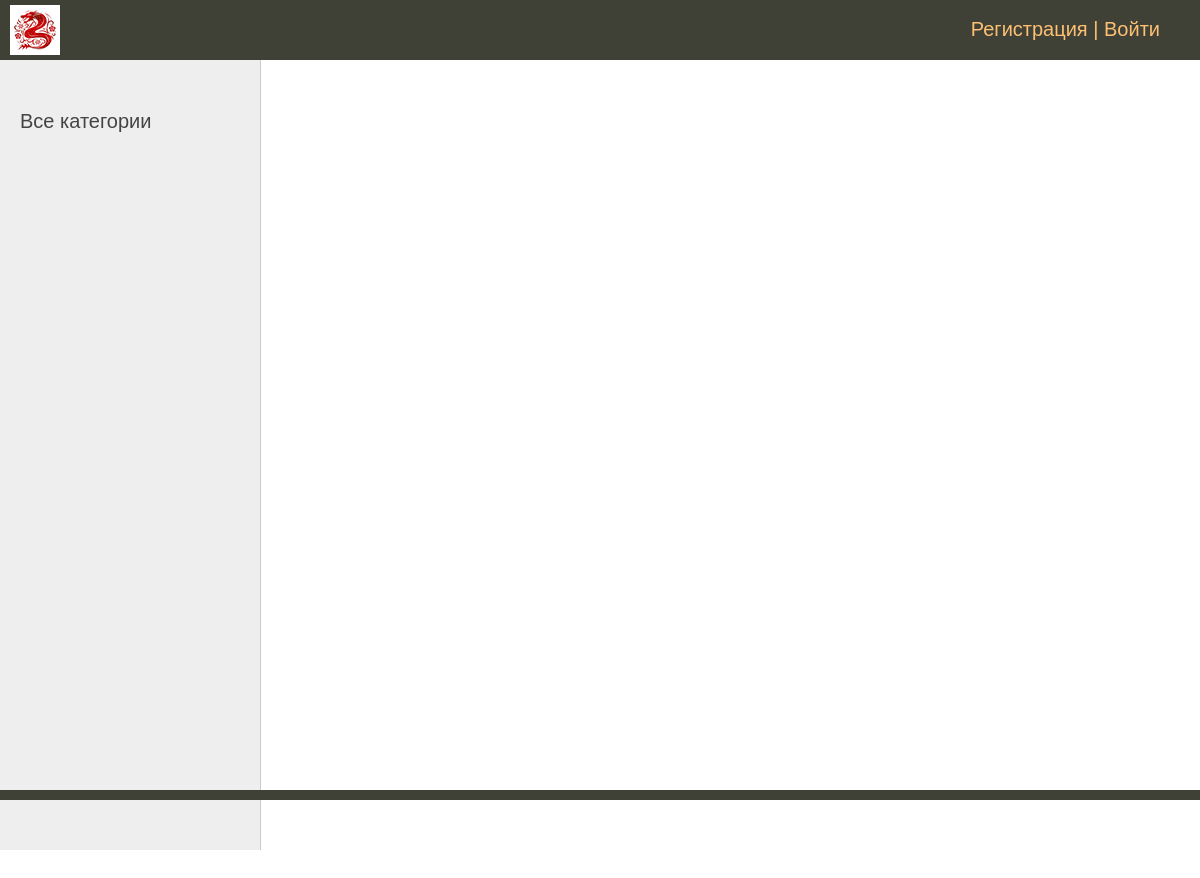
Before: /news/ with the older database file.
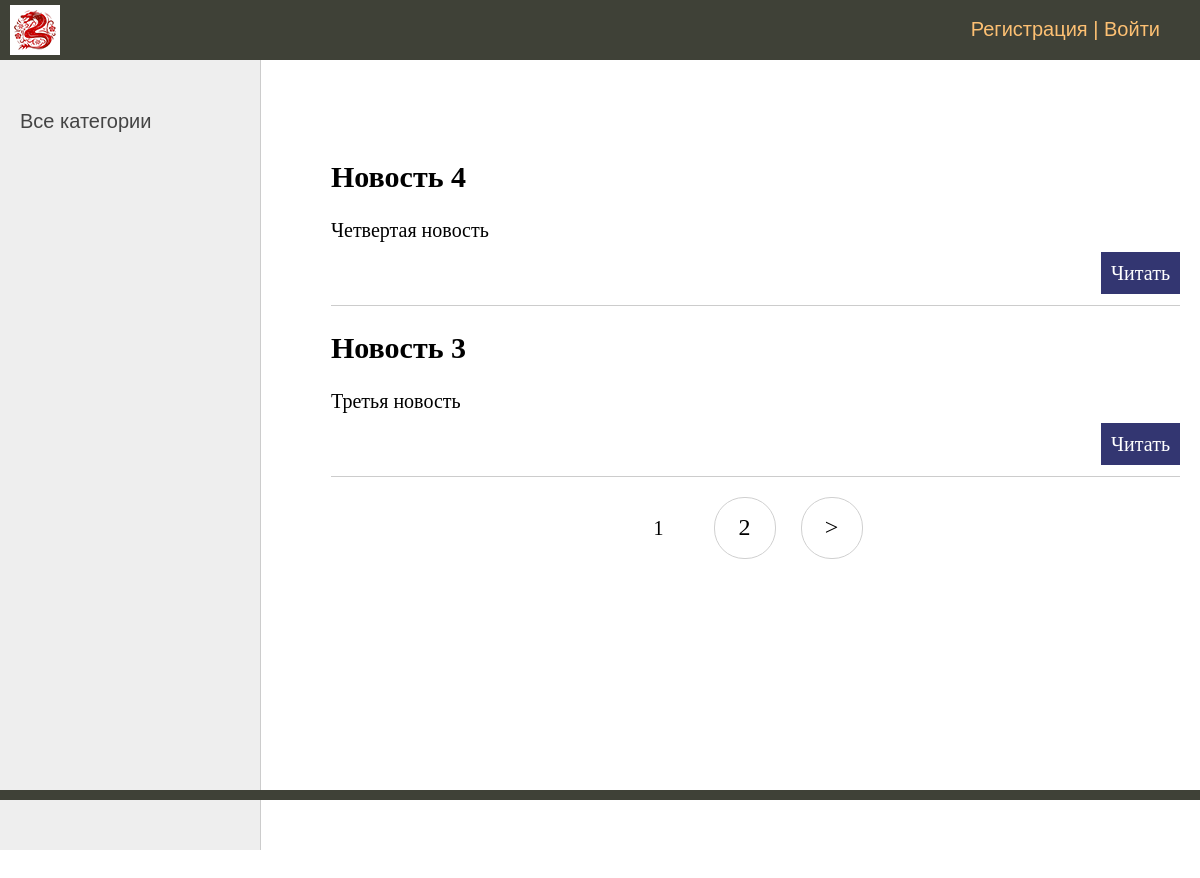
After: the same page with the newer database file.
### board/models.py (models this page shows, shortened)
class News(models.Model):
    title = models.CharField(max_length=63, verbose_name='Заголовок')
    time_in = models.DateTimeField(auto_now_add=True, verbose_name='Время создания')
    content = models.TextField(verbose_name='Текст новости')
    def get_absolute_url(self):
        return reverse('new', args=[str(self.id)])
    class Meta:
        verbose_name = 'Новость'
        verbose_name_plural = 'Новости'
        ordering = ['-id']

### board/views.py (the view)
# urls.py: path('news/', NewsList.as_view(), name='news'),
class NewsList(DataMixin, ListView):
    model = News
    template_name = 'board/news.html'
    context_object_name = 'news'

### board/templates/board/news.html (shortened to what this page needs)
{% extends 'board/base.html' %}
{% block content %}
<ul class="list-articles">
	{% for n in news %}
	    <li>
			<h2>{{n.title}}</h2>
	        {% autoescape off %}
	        {{n.content|linebreaks|truncatewords:50}}
			<p class="link-read-post"><a href="{{ n.get_absolute_url }}">Читать</a></p>
	        {% endautoescape %}
		</li>
	{% endfor %}
</ul>
{% endblock %}

Changed rows visible on the page:
added News: title "Новость 4", content "Четвертая новость"
added News: title "Новость 3", content "Третья новость"
Other visible differences:
new list line: "1"
new list line: "2"
